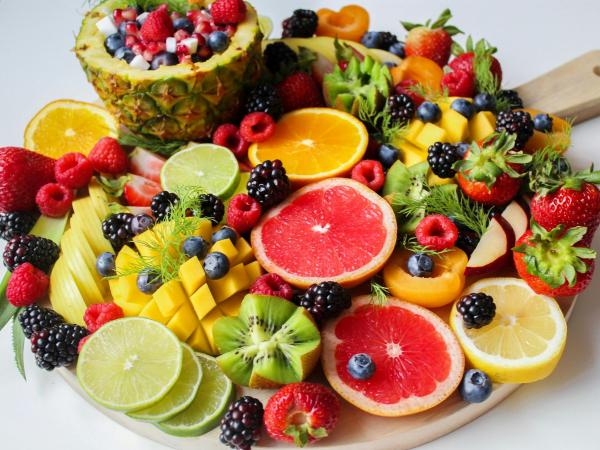
#> input picture Homework2/Tema2/fruits.png, 600 x 450 px
$ python main.py
#> lines starting #> are read from the running program, lines starting #| are printed output that depends on the picture
#> further down, img is the input picture: shape (450, 600, 3); mean B, G, R 87.6, 130.1, 168.5
from math import gamma

import cv2
import numpy as np


# new_image = np.zeros_like(image, dtype=np.uint8)


# Lab 2 - RGB to Grayscale Conversions
# 1. Simple averaging Gray = (R+G+B ) / 3 (better use R/3+G/3+B/3) .
# [202 lines left out: functions simple_averaging, weighted_averaging, desaturation, decomposition_max, decomposition_min, single_color_chanel and 4 more, not called in this run]


# 8. Transforms a grayscale image in a color one
def color_image(image):
    # [6 lines of commented-out code are left out]

    image = cv2.imread('fruits.png', cv2.IMREAD_GRAYSCALE)
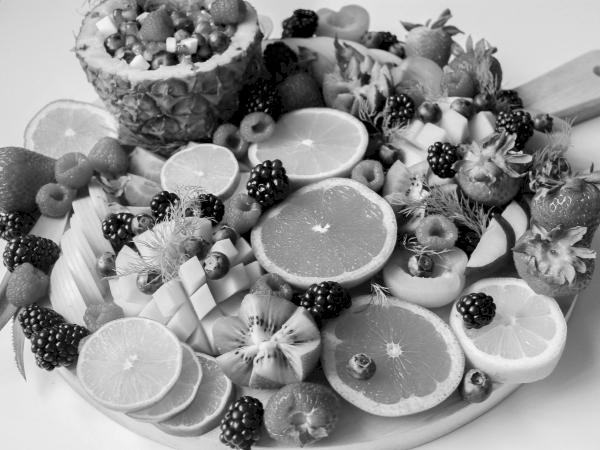
#> image: shape (450, 600); min 0, max 245, mean 144.9
    row, col = image.shape
#> row = 450; col = 600
    output_image = np.zeros((row, col,3), dtype=np.uint8)
    for i in range(row):
        for j in range(col):
            g=image[i, j]
            output_image[i, j] = [g, abs(128-g), 255 - g]
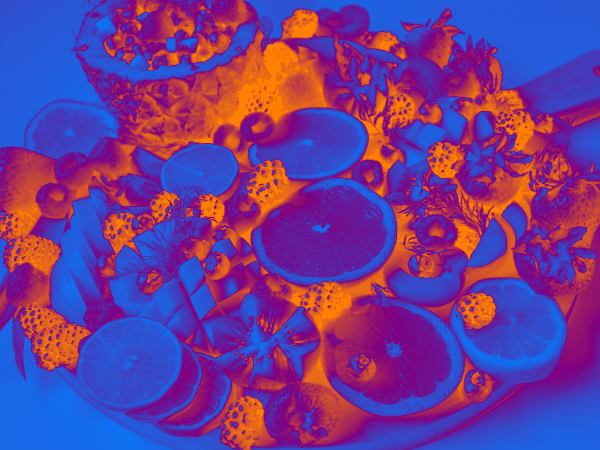
#> output_image: shape (450, 600, 3); mean of channels 0, 1, 2 144.9, 58.3, 110.1; drawn as B, G, R
            # output_image[i, j] = (g//0.11, g//0.59, g//0.3)


    cv2.imshow('Color Image', output_image)
    cv2.waitKey()


if __name__ == '__main__':
    img = cv2.imread('fruits.png')
    # [10 lines of commented-out code are left out]
    color_image(img)

    cv2.destroyAllWindows()

#     Gamma correction is an important technique in image processing that adjusts the brightness of an image.
